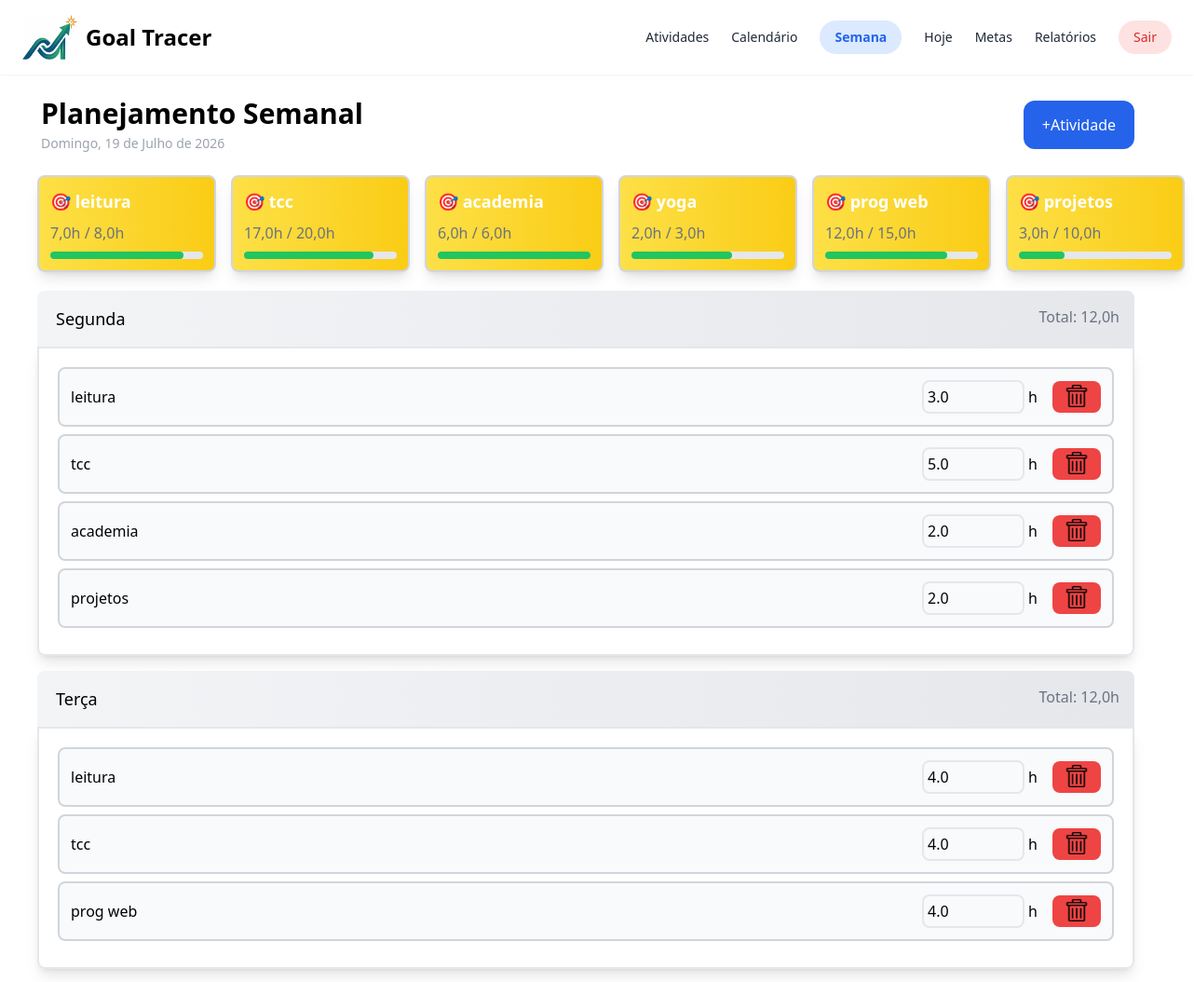
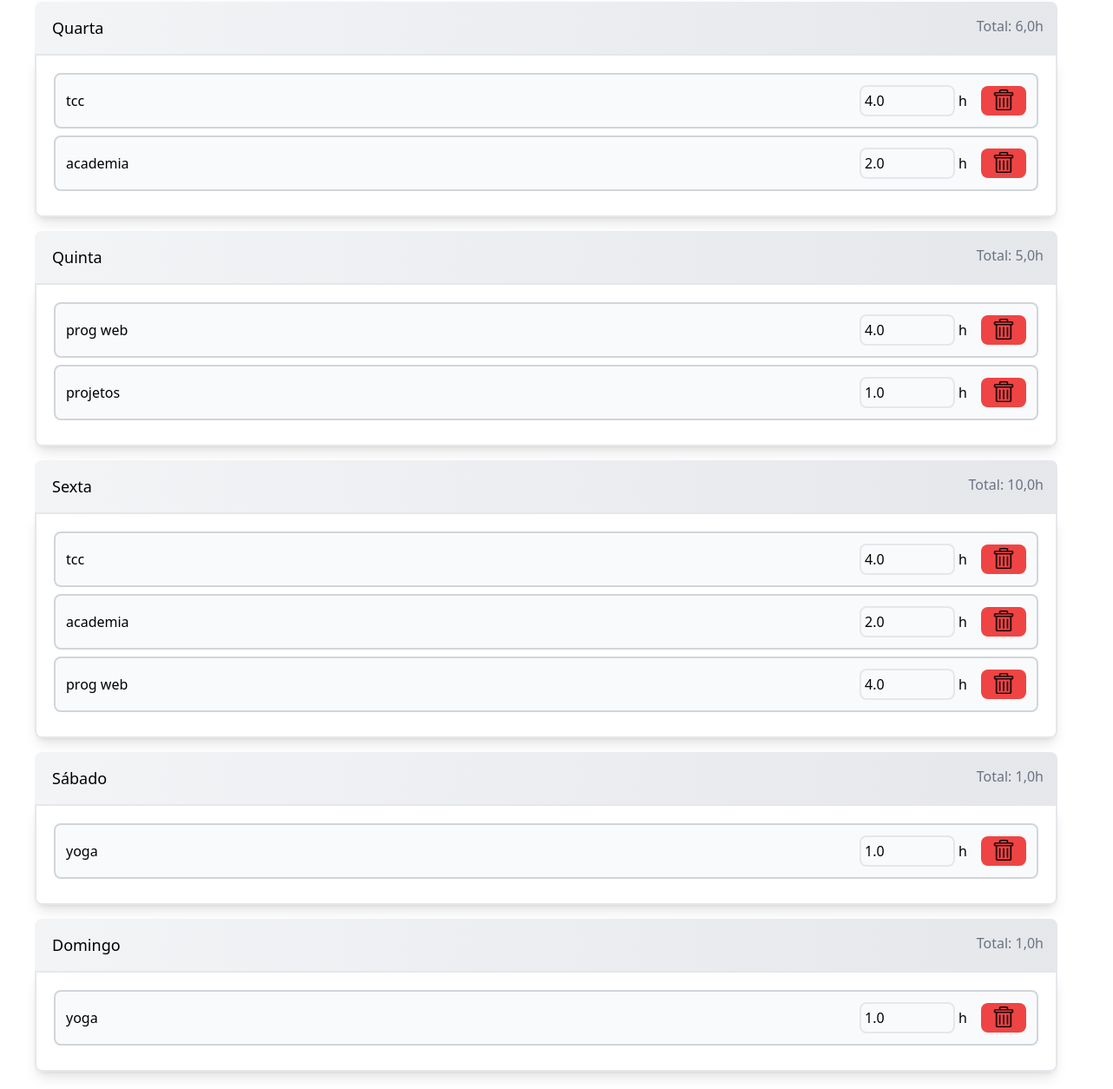
The page / (signed in) on the database its author committed (2 pictures, top to bottom).
### home/models.py (models this page shows, shortened)
class Meta(models.Model):
    semana = models.BigIntegerField(default=1)
    meta_horas = models.FloatField(default=0.0)
    atividade = models.ForeignKey(Atividade, on_delete=models.CASCADE, related_name="vinculos_metas")

class Atividade(models.Model):
    nome = models.CharField(max_length=200) # unique=True evita nomes duplicados
    usuario = models.ForeignKey(User, on_delete=models.CASCADE, related_name="atividades")
    class Meta:
        unique_together = ('nome', 'usuario')  # nome pode repetir ENTRE usuários, mas nao pro MESMO usuario

class AtividadeDoDia(models.Model):
    DIAS_CHOICES = [
        ("Segunda", "Segunda"),
        ("Terça", "Terça"),
        ("Quarta", "Quarta"),
        ("Quinta", "Quinta"),
        ("Sexta", "Sexta"),
        ("Sábado", "Sábado"),
        ("Domingo", "Domingo"),
    ]
    semana = models.BigIntegerField(default=1)
    dia_semana = models.CharField(max_length=20, choices=DIAS_CHOICES)
    atividade = models.ForeignKey(Atividade, on_delete=models.CASCADE, related_name="vinculos_dias")
    horas_feitas = models.FloatField(default=0.0)
    class Meta:
        unique_together = ('dia_semana', 'atividade')

### home/views.py (the view)
# urls.py: path("", views.index, name="index"),
@login_required
def index(request):
    atividades  = Atividade.objects.filter(usuario=request.user).prefetch_related('vinculos_dias')
    vinculos    = AtividadeDoDia.objects.filter(atividade__usuario=request.user)
    dias_usados = AtividadeDoDia.objects.filter(atividade__usuario=request.user).values_list("dia_semana",flat=True).distinct()
    dias_vazios = list(set(DIAS)  - set(dias_usados))
    soma_por_dia = defaultdict(float)
    for atividade in vinculos:
        soma_por_dia[atividade.dia_semana] += atividade.horas_feitas
    total_horas_por_dia = [soma_por_dia[dia] for dia in DIAS]
    dias_horas = zip(DIAS, total_horas_por_dia)
    metas, _ = gerar_estatisticas_metas(request.user)
    context = {
        "data_formatada": data_formatada(),
        "metas": metas,
        "dias_horas": dias_horas,
        "atividades": atividades,
        "vinculos": vinculos,
        "dias_vazios": dias_vazios,
    }
    return render(request,"home/index.html", context)

### home/views.py (called while the page is built)
def data_formatada():
    hoje_data = timezone.localdate()
    dia_semana_hoje = DIAS[hoje_data.weekday()]
    dias_extenso = {
        "Segunda": "Segunda-feira",
        "Terça": "Terça-feira",
        "Quarta": "Quarta-feira",
        "Quinta": "Quinta-feira",
        "Sexta": "Sexta-feira",
        "Sábado": "Sábado",
        "Domingo": "Domingo",
    }
    meses = ["", "Janeiro", "Fevereiro", "Março", "Abril", "Maio", "Junho",
             "Julho", "Agosto", "Setembro", "Outubro", "Novembro", "Dezembro"]
    data_formatada = f"{dias_extenso[dia_semana_hoje]}, {hoje_data.day} de {meses[hoje_data.month]} de {hoje_data.year}"
    return data_formatada

def gerar_estatisticas_metas(usuario, nome_atividade=None):
    novameta = None
    metas = Meta.objects.filter(atividade__usuario=usuario)
    for meta in metas:
        consulta_HorasMeta_semana = AtividadeDoDia.objects.filter(atividade_id=meta.atividade_id).aggregate(total_horas=Sum('horas_feitas'))
        meta.horas_semana = consulta_HorasMeta_semana['total_horas'] or 0.0
        meta.percentual = 0 if meta.meta_horas == 0 else min(
            int((meta.horas_semana / meta.meta_horas) * 100),
            100
        )
        if nome_atividade == meta.atividade.nome:
            novameta = meta
    return (metas, novameta)

### templates/home/index.html (shortened to what this page needs)
<!DOCTYPE html>
<html lang="pt-BR">
<head>
	{% load static %}
	{% load l10n %}
	<script src="https://cdn.tailwindcss.com"></script>
</head>
<body>
	<nav class="bg-white-600 flex shadow-sm px-6 py-4 justify-between">
		<div class="flex">
			{% load static %}
			<img src="{% static 'img/small-logo.png' %}" alt="Logo" class="w-[60px] h-auto">
			<h1 class="text-2xl font-bold p-2">Goal Tracer</h1>
		</div>
            <div class="flex items-center gap-6 text-gray-500 text-sm">
                <a href="{% url 'atividades' %}" class="text-gray-800">Atividades</a>
                <a href="{% url 'calendario' %}" class="text-gray-800">Calendário</a>
                <a href="{% url 'index' %}" class="bg-blue-100 text-blue-600 px-4 py-2 rounded-full font-bold">Semana</a>
                <a href="{% url 'hoje' %}" class="text-gray-800">Hoje</a>
                <a href="{% url 'metas' %}" class="text-gray-800">Metas</a>
                <a href="{% url 'relatorios' %}" class="text-gray-800">Relatórios</a>
				<form method="post" action="{% url 'logout' %}" onsubmit="return confirm('Tem certeza que deseja sair?');">
                    <button type="submit" class="bg-red-100 text-red-600 px-4 py-2 rounded-full text-gray-800">Sair</button>
                </form>
            </div>
	</nav>
	<div>
		<div class="grid grid-cols-2 gap-4 m-6">
			<div class="pl-5">
				<h2 class="text-3xl font-bold">Planejamento Semanal</h2>
				<p class="text-gray-400 text-sm mt-1">{{ data_formatada }}</p>
			</div>
			<div class="flex justify-end pr-10 py-1">
				<button class="bg-blue-600 text-white rounded-xl px-5 py-1.5 hover:scale-110 duration-200 ease-in-out" id="botao_nova_atividade">+Atividade</button>
			</div>
		</div>
		<div class="flex gap-4 ml-10">
			{% for meta in metas %}
				<div class="w-48 flex-shrink-0 bg-gradient-to-r from-yellow-300 to-yellow-400 border-2 border-gray-300 shadow-lg rounded-lg p-3" data-atividade="{{ meta.atividade.nome }}">
						<p class="text-white text-lg font-bold mb-2">🎯 {{ meta.atividade.nome }}</p>
						<span id="horas_meta_{{ meta.id }}" class="text-gray-500 ml-auto" >{{ meta.horas_semana }}h</span>
						<span class="text-gray-500 ml-auto" >/ {{ meta.meta_horas }}h</span>
						 <div class="w-full bg-gray-200 h-2 rounded-full mt-2">
							<div id="percentual_meta_{{ meta.id }}" class="bg-green-500 h-2 rounded-full w-[{{ meta.percentual }}%]"></div>
						</div>
				</div>
				{% empty %}
				<div class="w-48 flex-shrink-0 bg-gradient-to-r from-gray-100 to-gray-200 border-2 border-gray-300 shadow-lg rounded-lg p-3">
					<p class="text-gray-500 text-base mb-2">Sem metas definidas...</p>
				</div>
			{% endfor %}
		</div>
	</div>
		<div class="grid grid-cols-1 gap-4 pl-10 pr-16 py-5">
			{% for dia, total_horas in dias_horas %}
				<div>
					<div class="flex bg-gradient-to-r from-gray-100 to-gray-200 text-black rounded-t-lg pl-5 pr-4 py-4">
						<p class="text-lg">{{ dia }}</p>
						<p class="text-gray-500 ml-auto" id="total_horas_{{ dia }}">Total: {{ total_horas }}h</p>
					</div>
					<div class="p-5 rounded-b-lg border-2 shadow-lg" id="div_body_atividade_{{ dia }}">
						{% if dia in dias_vazios %}
							<p class="text-gray-500">Nenhuma atividade planejada.</p>
						{% else %}
							{% for vinculo in vinculos %}
								{% if vinculo.dia_semana == dia %}
									<div class="flex items-center gap-3 bg-gray-50 border-gray-300 border-2 rounded-lg p-3 mb-2" id="div_atividade_{{ vinculo.id }}">
										<p>{{ vinculo.atividade.nome }}</p>
										<div class="flex justify-end items-center gap-1 ml-auto">
											{% localize off %}
											<input type="number" data-vinculo="{{ vinculo.id }}" value="{{ vinculo.horas_feitas }}" min="0" max="24" step="0.5" class="ml-auto border-2 rounded-lg bg-gray-50 p-1">
											{% endlocalize %}
											<p>h</p>
											<div id="botao_deletar_{{ vinculo.id }}" class="hover:scale-110 duration-200 ease-in-out bg-red-500 text-white rounded-lg px-3 pt-1 ml-3">
												<input type="image" src="{% static 'img/trash-icon.png' %}" alt="Lixeira" class="w-7 h-6"/>
											</div>
										</div>
									</div>
								{% endif %}
							{% endfor %}
						{% endif %}
					</div>
				</div>
			{% endfor %}
		</div>
</body>
</html>

### rows shown on the page
Meta: atividade.nome "leitura", horas_semana "7,0", meta_horas "8,0"
Meta: atividade.nome "tcc", horas_semana "17,0", meta_horas "20,0"
Meta: atividade.nome "academia", horas_semana "6,0", meta_horas "6,0"
Meta: atividade.nome "yoga", horas_semana "2,0", meta_horas "3,0"
Meta: atividade.nome "prog web", horas_semana "12,0", meta_horas "15,0"
Meta: atividade.nome "projetos", horas_semana "3,0", meta_horas "10,0"
AtividadeDoDia: atividade.nome "leitura", horas_feitas "3.0"
AtividadeDoDia: atividade.nome "tcc", horas_feitas "5.0"
AtividadeDoDia: atividade.nome "academia", horas_feitas "2.0"
AtividadeDoDia: atividade.nome "projetos", horas_feitas "2.0"
AtividadeDoDia: atividade.nome "leitura", horas_feitas "4.0"
AtividadeDoDia: atividade.nome "tcc", horas_feitas "4.0"
AtividadeDoDia: atividade.nome "prog web", horas_feitas "4.0"
AtividadeDoDia: atividade.nome "tcc", horas_feitas "4.0"
AtividadeDoDia: atividade.nome "academia", horas_feitas "2.0"
AtividadeDoDia: atividade.nome "prog web", horas_feitas "4.0"
AtividadeDoDia: atividade.nome "projetos", horas_feitas "1.0"
AtividadeDoDia: atividade.nome "tcc", horas_feitas "4.0"
AtividadeDoDia: atividade.nome "academia", horas_feitas "2.0"
AtividadeDoDia: atividade.nome "prog web", horas_feitas "4.0"
AtividadeDoDia: atividade.nome "yoga", horas_feitas "1.0"
AtividadeDoDia: atividade.nome "yoga", horas_feitas "1.0"

### other values the page prints
{{ data_formatada }} "Domingo, 19 de Julho de 2026"
{{ dia }} "Segunda" "Terça" "Quarta" "Quinta" "Sexta" "Sábado" "Domingo"
{{ total_horas }} "12,0" "12,0" "6,0" "5,0" "10,0" "1,0" "1,0"
